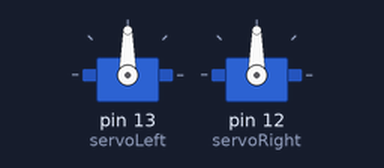
Recording of a sketch running on a simulated Arduino Uno, built with avr-gcc and run on an emulated ATmega328P. On the bench: 2 × servo.

Above: at 0.1 s.
At 17.4 s:
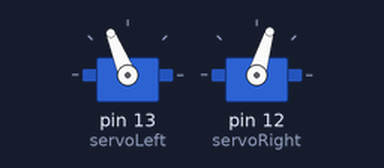
At 19.3 s:
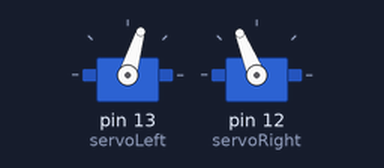
At 20.3 s:
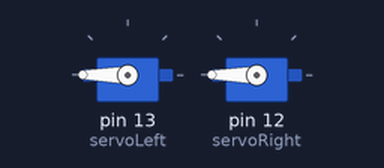
Timing chart, 0 to 21.8 s (numbered marks = the images above):
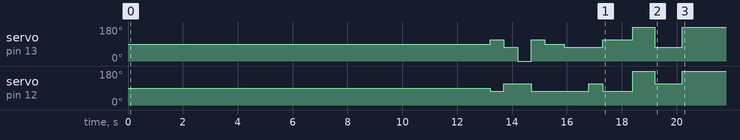

Measured:
- by itself, servo on pin 12 (servoRight): 90° → 73° at 13.2 s, → 112° 0.50 s later, → 73° 1.0 s later, → 112° 2.1 s later, … (8 changes in this stretch)
- by itself, servo on pin 13 (servoLeft): 90° → 112° at 13.2 s, → 73° 0.50 s later, → 0° 0.50 s later, → 112° 0.50 s later, … (10 changes in this stretch)

The sketch:

blinking_lights.ino
```cpp
/*
Robotics with the BOE Shield – ServosOppositeDirections
Generate a servo full speed counterclockwise signal with pin 13 and
full speed clockwise signal with pin 12.
*/

#include <Servo.h>                           // Include servo library

Servo servoLeft;                             // Declare left servo signal
Servo servoRight;                            // Declare right servo signal

void setup()                                 // Built in initialization block
{
 servoLeft.attach(13);                      // Attach left signal to pin 13
 servoRight.attach(12);                     // Attach right signal to pin 12
}

void loop()                                  // Main loop auto-repeats
{

   delay(11000);
   digitalWrite(11, HIGH);
   delay(500);
   digitalWrite(11, LOW);
   digitalWrite(10, HIGH);
   delay(500);
   digitalWrite(10, LOW);          // the money never lie know
   digitalWrite(11, HIGH);
   delay(500);
   digitalWrite(11, LOW);
   digitalWrite(10, HIGH);
   delay(500);
   digitalWrite(10, LOW);
   delay(200);
                                    //flashing is over

   servoLeft.writeMicroseconds(1700);         //I'm the One yeah
   servoRight.writeMicroseconds(1300);
   delay(500);
   servoLeft.writeMicroseconds(1300);         // 1.7 ms -> counterclockwise
   servoRight.writeMicroseconds(1700);
   delay(500);// 1.3 ms -> clockwise
   servoLeft.write(-90);
   delay(500);
   servoLeft.writeMicroseconds(1700);
   servoRight.writeMicroseconds(1300);
   delay(500);
   servoLeft.write(90);
   delay(700);

   servoLeft.writeMicroseconds(1300);         //Early morning ... ride now
   servoRight.writeMicroseconds(1300);
   delay(400);
   servoRight.writeMicroseconds(1300);
   servoLeft.writeMicroseconds(1300);
   delay(500);
   servoRight.writeMicroseconds(1700);         //I'm the One yeah
   servoLeft.writeMicroseconds(1300);
   delay(500);
   servoRight.writeMicroseconds(1300);
   servoLeft.writeMicroseconds(1700);
   delay(500);
   servoLeft.write(-90);
   servoLeft.writeMicroseconds(1700);         //Hear you sick of all those
   servoRight.writeMicroseconds(1300);
   delay(500);
   servoLeft.write(90);
   servoLeft.writeMicroseconds(1700);
   servoRight.writeMicroseconds(1300);
   delay(100);
   servoLeft.write(90);
   servoRight.writeMicroseconds(3400);
   servoLeft.writeMicroseconds(2600);
   delay(300);
   delay(500);
   servoLeft.write(-90);
   servoRight.writeMicroseconds(1700);         //Don't let the only real one
   servoLeft.writeMicroseconds(1300);
   delay(500);
   servoLeft.write(90);
   servoRight.writeMicroseconds(1700);
   servoLeft.writeMicroseconds(1300);
   delay(500);
   servoLeft.write(90);
   servoLeft.writeMicroseconds(2600);
   servoRight.writeMicroseconds(3400);


   delay(15000);
}
```
